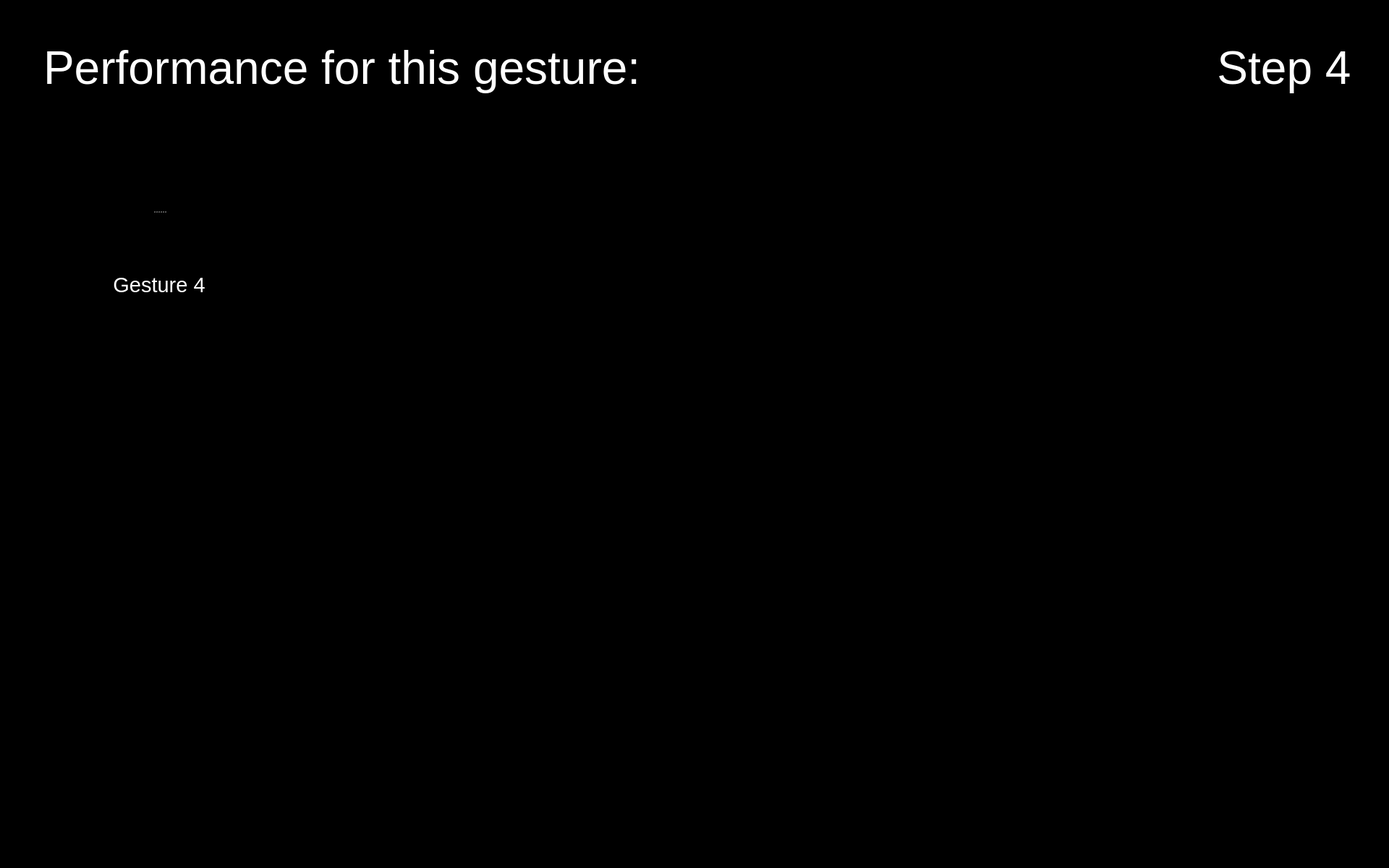
<?xml version="1.0" encoding="UTF-8"?>
<ui version="4.0">
 <class>Form</class>
 <widget class="QWidget" name="Form">
  <property name="geometry">
   <rect>
    <x>0</x>
    <y>0</y>
    <width>1920</width>
    <height>1200</height>
   </rect>
  </property>
  <property name="maximumSize">
   <size>
    <width>1920</width>
    <height>1200</height>
   </size>
  </property>
  <property name="windowTitle">
   <string>Form</string>
  </property>
  <property name="styleSheet">
   <string notr="true">background-color: rgb(0, 0, 0);</string>
  </property>
  <widget class="QPushButton" name="button_nav_left">
   <property name="enabled">
    <bool>true</bool>
   </property>
   <property name="geometry">
    <rect>
     <x>800</x>
     <y>560</y>
     <width>150</width>
     <height>150</height>
    </rect>
   </property>
   <property name="minimumSize">
    <size>
     <width>81</width>
     <height>81</height>
    </size>
   </property>
   <property name="maximumSize">
    <size>
     <width>150</width>
     <height>150</height>
    </size>
   </property>
   <property name="cursor">
    <cursorShape>OpenHandCursor</cursorShape>
   </property>
   <property name="focusPolicy">
    <enum>Qt::WheelFocus</enum>
   </property>
   <property name="contextMenuPolicy">
    <enum>Qt::DefaultContextMenu</enum>
   </property>
   <property name="layoutDirection">
    <enum>Qt::LeftToRight</enum>
   </property>
   <property name="autoFillBackground">
    <bool>false</bool>
   </property>
   <property name="styleSheet">
    <string notr="true"/>
   </property>
   <property name="icon">
    <iconset resource="resources/res.qrc">
     <normaloff>:/buttons/Button Left.svg</normaloff>:/buttons/Button Left.svg</iconset>
   </property>
   <property name="iconSize">
    <size>
     <width>144</width>
     <height>144</height>
    </size>
   </property>
   <property name="autoDefault">
    <bool>false</bool>
   </property>
   <property name="default">
    <bool>false</bool>
   </property>
   <property name="flat">
    <bool>true</bool>
   </property>
  </widget>
  <widget class="QPushButton" name="button_nav_right">
   <property name="enabled">
    <bool>true</bool>
   </property>
   <property name="geometry">
    <rect>
     <x>960</x>
     <y>560</y>
     <width>150</width>
     <height>150</height>
    </rect>
   </property>
   <property name="minimumSize">
    <size>
     <width>81</width>
     <height>81</height>
    </size>
   </property>
   <property name="maximumSize">
    <size>
     <width>150</width>
     <height>150</height>
    </size>
   </property>
   <property name="cursor">
    <cursorShape>OpenHandCursor</cursorShape>
   </property>
   <property name="focusPolicy">
    <enum>Qt::WheelFocus</enum>
   </property>
   <property name="contextMenuPolicy">
    <enum>Qt::DefaultContextMenu</enum>
   </property>
   <property name="layoutDirection">
    <enum>Qt::LeftToRight</enum>
   </property>
   <property name="autoFillBackground">
    <bool>false</bool>
   </property>
   <property name="styleSheet">
    <string notr="true"/>
   </property>
   <property name="icon">
    <iconset resource="resources/res.qrc">
     <normaloff>:/buttons/Button Right.svg</normaloff>:/buttons/Button Right.svg</iconset>
   </property>
   <property name="iconSize">
    <size>
     <width>144</width>
     <height>144</height>
    </size>
   </property>
   <property name="autoDefault">
    <bool>false</bool>
   </property>
   <property name="default">
    <bool>false</bool>
   </property>
   <property name="flat">
    <bool>true</bool>
   </property>
  </widget>
  <widget class="QLabel" name="label_text_step">
   <property name="geometry">
    <rect>
     <x>1650</x>
     <y>20</y>
     <width>250</width>
     <height>150</height>
    </rect>
   </property>
   <property name="font">
    <font>
     <family>Arial</family>
     <pointsize>48</pointsize>
     <weight>9</weight>
     <italic>false</italic>
     <bold>false</bold>
    </font>
   </property>
   <property name="styleSheet">
    <string notr="true">font: 75 48pt &quot;Arial&quot;;
color: rgb(255, 255, 255);</string>
   </property>
   <property name="text">
    <string>Step 4</string>
   </property>
   <property name="textFormat">
    <enum>Qt::RichText</enum>
   </property>
   <property name="alignment">
    <set>Qt::AlignCenter</set>
   </property>
   <property name="wordWrap">
    <bool>true</bool>
   </property>
  </widget>
  <widget class="QPushButton" name="button_exit">
   <property name="enabled">
    <bool>true</bool>
   </property>
   <property name="geometry">
    <rect>
     <x>1760</x>
     <y>1040</y>
     <width>150</width>
     <height>150</height>
    </rect>
   </property>
   <property name="minimumSize">
    <size>
     <width>81</width>
     <height>81</height>
    </size>
   </property>
   <property name="maximumSize">
    <size>
     <width>150</width>
     <height>150</height>
    </size>
   </property>
   <property name="cursor">
    <cursorShape>OpenHandCursor</cursorShape>
   </property>
   <property name="focusPolicy">
    <enum>Qt::WheelFocus</enum>
   </property>
   <property name="contextMenuPolicy">
    <enum>Qt::DefaultContextMenu</enum>
   </property>
   <property name="icon">
    <iconset resource="resources/res.qrc">
     <normaloff>:/buttons/Button Exit.svg</normaloff>:/buttons/Button Exit.svg</iconset>
   </property>
   <property name="iconSize">
    <size>
     <width>144</width>
     <height>144</height>
    </size>
   </property>
   <property name="autoDefault">
    <bool>false</bool>
   </property>
   <property name="default">
    <bool>false</bool>
   </property>
   <property name="flat">
    <bool>true</bool>
   </property>
  </widget>
  <widget class="QLabel" name="label_plot_1">
   <property name="geometry">
    <rect>
     <x>490</x>
     <y>180</y>
     <width>850</width>
     <height>340</height>
    </rect>
   </property>
   <property name="maximumSize">
    <size>
     <width>1200</width>
     <height>480</height>
    </size>
   </property>
   <property name="font">
    <font>
     <pointsize>48</pointsize>
    </font>
   </property>
   <property name="styleSheet">
    <string notr="true">color: rgb(255, 255, 255);</string>
   </property>
   <property name="text">
    <string/>
   </property>
   <property name="scaledContents">
    <bool>true</bool>
   </property>
  </widget>
  <widget class="QLabel" name="icon_newbie_1">
   <property name="enabled">
    <bool>true</bool>
   </property>
   <property name="geometry">
    <rect>
     <x>490</x>
     <y>380</y>
     <width>100</width>
     <height>100</height>
    </rect>
   </property>
   <property name="sizePolicy">
    <sizepolicy hsizetype="Preferred" vsizetype="Preferred">
     <horstretch>0</horstretch>
     <verstretch>0</verstretch>
    </sizepolicy>
   </property>
   <property name="maximumSize">
    <size>
     <width>100</width>
     <height>100</height>
    </size>
   </property>
   <property name="text">
    <string/>
   </property>
   <property name="pixmap">
    <pixmap resource="resources/res.qrc">:/img/Icon User.png</pixmap>
   </property>
   <property name="scaledContents">
    <bool>true</bool>
   </property>
  </widget>
  <widget class="QLabel" name="image_step">
   <property name="geometry">
    <rect>
     <x>1650</x>
     <y>170</y>
     <width>250</width>
     <height>250</height>
    </rect>
   </property>
   <property name="font">
    <font>
     <pointsize>48</pointsize>
    </font>
   </property>
   <property name="styleSheet">
    <string notr="true">color: rgb(255, 255, 255);</string>
   </property>
   <property name="text">
    <string/>
   </property>
   <property name="pixmap">
    <pixmap resource="resources/res.qrc">:/detected steps/Detected Step4 Button.png</pixmap>
   </property>
   <property name="alignment">
    <set>Qt::AlignCenter</set>
   </property>
   <property name="wordWrap">
    <bool>true</bool>
   </property>
  </widget>
  <widget class="QLabel" name="icon_expert_1">
   <property name="enabled">
    <bool>true</bool>
   </property>
   <property name="geometry">
    <rect>
     <x>490</x>
     <y>220</y>
     <width>100</width>
     <height>100</height>
    </rect>
   </property>
   <property name="sizePolicy">
    <sizepolicy hsizetype="Preferred" vsizetype="Preferred">
     <horstretch>0</horstretch>
     <verstretch>0</verstretch>
    </sizepolicy>
   </property>
   <property name="maximumSize">
    <size>
     <width>100</width>
     <height>100</height>
    </size>
   </property>
   <property name="text">
    <string/>
   </property>
   <property name="pixmap">
    <pixmap resource="resources/res.qrc">:/img/Icon Expert.png</pixmap>
   </property>
   <property name="scaledContents">
    <bool>true</bool>
   </property>
  </widget>
  <widget class="QLabel" name="icon_reaction_1">
   <property name="enabled">
    <bool>true</bool>
   </property>
   <property name="geometry">
    <rect>
     <x>1400</x>
     <y>250</y>
     <width>200</width>
     <height>200</height>
    </rect>
   </property>
   <property name="sizePolicy">
    <sizepolicy hsizetype="Preferred" vsizetype="Preferred">
     <horstretch>0</horstretch>
     <verstretch>0</verstretch>
    </sizepolicy>
   </property>
   <property name="maximumSize">
    <size>
     <width>200</width>
     <height>200</height>
    </size>
   </property>
   <property name="text">
    <string/>
   </property>
   <property name="scaledContents">
    <bool>true</bool>
   </property>
  </widget>
  <widget class="QSplitter" name="splitter_5">
   <property name="geometry">
    <rect>
     <x>60</x>
     <y>210</y>
     <width>320</width>
     <height>282</height>
    </rect>
   </property>
   <property name="orientation">
    <enum>Qt::Vertical</enum>
   </property>
   <widget class="QLabel" name="image_required_4">
    <property name="maximumSize">
     <size>
      <width>320</width>
      <height>240</height>
     </size>
    </property>
    <property name="text">
     <string/>
    </property>
    <property name="pixmap">
     <pixmap resource="resources/res.qrc">:/img/gesture4.png</pixmap>
    </property>
    <property name="scaledContents">
     <bool>true</bool>
    </property>
   </widget>
   <widget class="QLabel" name="text_required_4">
    <property name="font">
     <font>
      <family>Arial</family>
      <pointsize>22</pointsize>
      <weight>9</weight>
      <italic>false</italic>
      <bold>false</bold>
     </font>
    </property>
    <property name="styleSheet">
     <string notr="true">font: 75 22pt &quot;Arial&quot;;
color: rgb(255, 255, 255);</string>
    </property>
    <property name="text">
     <string>Gesture 4</string>
    </property>
    <property name="textFormat">
     <enum>Qt::PlainText</enum>
    </property>
    <property name="alignment">
     <set>Qt::AlignCenter</set>
    </property>
    <property name="wordWrap">
     <bool>true</bool>
    </property>
   </widget>
  </widget>
  <widget class="QLabel" name="label_trouble">
   <property name="geometry">
    <rect>
     <x>60</x>
     <y>20</y>
     <width>1280</width>
     <height>150</height>
    </rect>
   </property>
   <property name="font">
    <font>
     <family>Arial</family>
     <pointsize>48</pointsize>
     <weight>9</weight>
     <italic>false</italic>
     <bold>false</bold>
    </font>
   </property>
   <property name="styleSheet">
    <string notr="true">font: 75 48pt &quot;Arial&quot;;
color: rgb(255, 255, 255);</string>
   </property>
   <property name="text">
    <string>Performance for this gesture:</string>
   </property>
   <property name="textFormat">
    <enum>Qt::RichText</enum>
   </property>
   <property name="alignment">
    <set>Qt::AlignLeading|Qt::AlignLeft|Qt::AlignVCenter</set>
   </property>
   <property name="wordWrap">
    <bool>true</bool>
   </property>
  </widget>
 </widget>
 <resources>
  <include location="resources/res.qrc"/>
 </resources>
 <connections/>
</ui>
